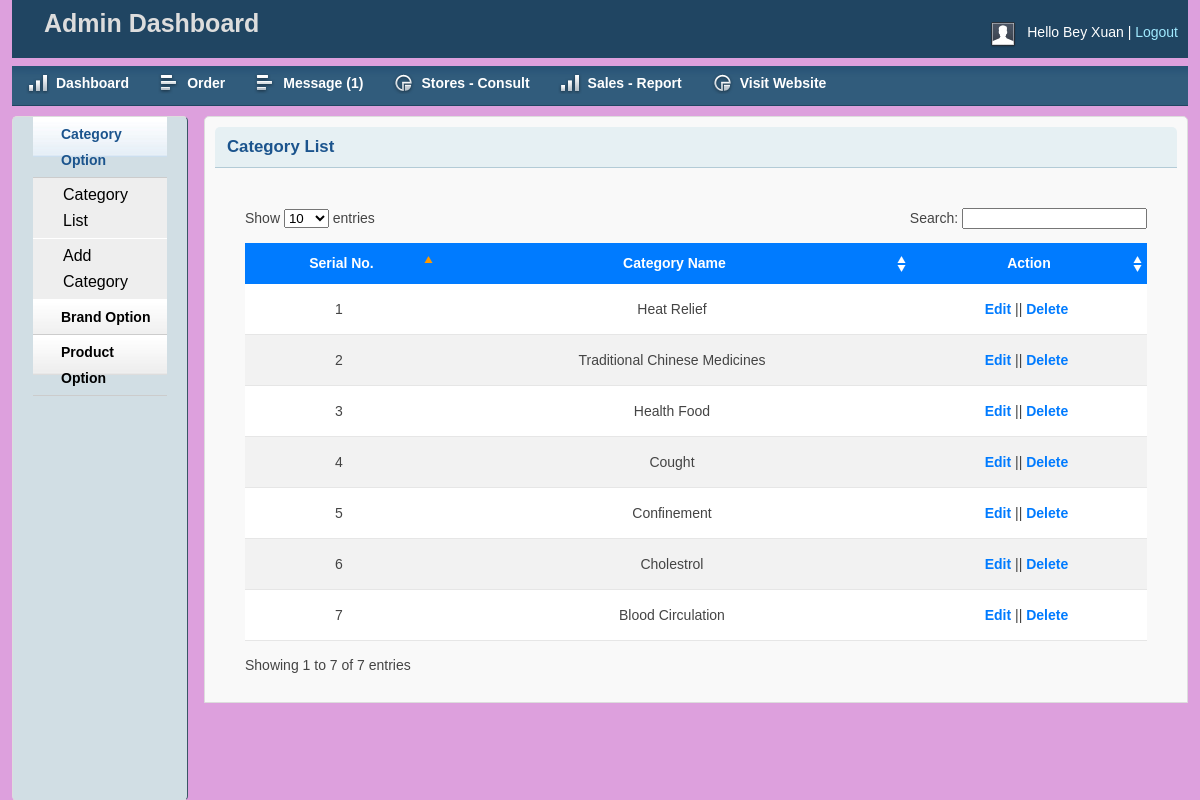
The app's page /admin/catlist.php (signed in) with its own data.
### tables this page shows
CREATE TABLE `tbl_category` (
  `catId` int(11) NOT NULL,
  `catName` varchar(255) NOT NULL
);

### lib/Database.php (called while the page is built, shortened)
<?php
Class Database{
 public $host   = DB_HOST;
 public $user   = DB_USER;
 public $pass   = DB_PASS;
 public $dbname = DB_NAME;
 public $link;
private function connectDB(){
 $this->link = new mysqli($this->host, $this->user, $this->pass,
  $this->dbname);
 }
public function select($query){
  $result = $this->link->query($query) or
   die($this->link->error.__LINE__);
  if($result->num_rows > 0){
    return $result;
  } else {
    return false;
  }
 }
}

### classess/Category.php (called while the page is built, shortened)
<?php
$filepath = realpath(dirname(__FILE__));
include_once ($filepath.'/../lib/Database.php');
?>
<?php
class Category
{
private $db;
	public function __construct()
	{
		$this->db = new Database();
	}
public function getAllCat(){
	$query = "SELECT * FROM tbl_category ORDER BY catId DESC";
	$result = $this->db->select($query);
	return $result;
}
}
?>

### admin/catlist.php (the view, shortened to what this page needs)
<?php include 'inc/header.php';?>
<?php include 'inc/sidebar.php';?>
<?php include '../classess/Category.php';?>
<?php
$cat = new Category();
?>
        <div class="grid_10">
            <div class="box round first grid">
                <h2>Category List</h2>
                <div class="block">
                    <table class="data display datatable" id="example">
					<thead>
						<tr>
							<th>Serial No.</th>
							<th>Category Name</th>
							<th>Action</th>
						</tr>
					</thead>
					<tbody>
				<?php
				$getCat = $cat->getAllCat();
				if ($getCat) {
					$i = 0;
					while ($result = $getCat->fetch_assoc()) {
						$i++;
				?>
						<tr class="odd gradeX">
							<td><?php echo $i;?></td>
							<td><?php echo $result['catName'];?></td>
							<td><a href="catedit.php?catid=<?php echo $result['catId'];?>">Edit</a> || <a onclick="return confirm('Are you sure to delete!')" href="?delcat=<?php echo $result['catId'];?>">Delete</a></td>
						</tr>
					<?php } } ?>
					</tbody>
				</table>
               </div>
            </div>
        </div>
<?php include 'inc/footer.php';?>

### admin/css/text.css (style rules this page uses)
body { font: 13px/1.5 Tahoma, Helvetica, Arial, 'Liberation Sans', FreeSans, sans-serif; }
h2 { font-size: 23px; }
p, dl, hr, h1, h2, h3, h4, h5, h6, ol, ul, pre, table, address, fieldset { margin-bottom: 20px; }

### admin/css/grid.css (style rules this page uses)
.grid_1, .grid_2, .grid_3, .grid_4, .grid_5, .grid_6, .grid_7, .grid_8, .grid_9, .grid_10, .grid_11, .grid_12, .grid_13, .grid_14, .grid_15, .grid_16 { display: inline; float: left; margin-left: 1%; margin-right: 1%; }
.container_12 .grid_10 { width: 81.333%; }

### admin/css/layout.css (style rules this page uses)
body { background: #fff none repeat scroll 0 0; color: #444; font-size: 14px; padding: 0; }
a { color: #000; font-weight:bold; text-decoration: none; }
h1, h2, h3, h4, h5, h6 { line-height:1.2em; margin-bottom:.3em; }
h2 { margin-top:1em; }
.box { background:#fff; margin-bottom:20px; padding:10px 10px 10px 10px; margin-left:-8px; }
.box.grid { padding-bottom:40px; }
.box.round { -moz-border-radius: 5px 5px 0px 0px; -webkit-border-radius: 5px 5px 0px 0px; border-radius: 5px 5px 0px 0px; }
.box h2 { font-size:1.2em; font-weight:bold; color:#1B548D; background:#E6F0F3; margin:-10px -10px 0 -10px; padding:10px 12px; border-bottom:1px solid #B3CBD6; -moz-border-radius: 5px 5px 0px 0px; -webkit-border-radius: 5px 5px 0px 0px; border-radius: 5px 5px 0px 0px; }
.box.first { min-height: 406px; }
.block { padding-top:20px; }
.block { padding-bottom:1px; }
table.display { margin: 0 auto; clear: both; width: 100%; }
.sorting_asc { background: #8f8f8f url(../img/table/sort_asc.png) no-repeat center right; padding:8px 5px; text-align:left; color:#fff; }
.sorting { background:#8f8f8f url(../img/table/sort_both.png) no-repeat center right; padding:8px 5px; text-align:left; color:#fff; }
tr.odd { height: 30px; line-height: 30px; border-bottom:1px solid #e6e6e6; }
tr.even { height: 30px; line-height: 30px; border-bottom:1px solid #e6e6e6; }
tr.odd td, tr.even td { padding-left:5px; }

### admin/catlist.php (style rules this page uses)
.box { background: #f9f9f9; padding: 20px; border: 1px solid #ddd; border-radius: 5px; }
.block { margin: 20px; }
.data { width: 100%; }
.data th, .data td { padding: 10px; text-align: center; }
.data th { background-color: #007bff; color: #fff; }
.data tr:nth-child(even) { background-color: #f2f2f2; }
.data tr:nth-child(odd) { background-color: #fff; }
.data a { text-decoration: none; color: #007bff; }

### records on screen
tbl_category: catName "Heat Relief"
tbl_category: catName "Traditional Chinese Medicines"
tbl_category: catName "Health Food"
tbl_category: catName "Cought"
tbl_category: catName "Confinement"
tbl_category: catName "Cholestrol"
tbl_category: catName "Blood Circulation"

### other values on screen
Session::get('adminName') "Bey Xuan"
$count "1"
